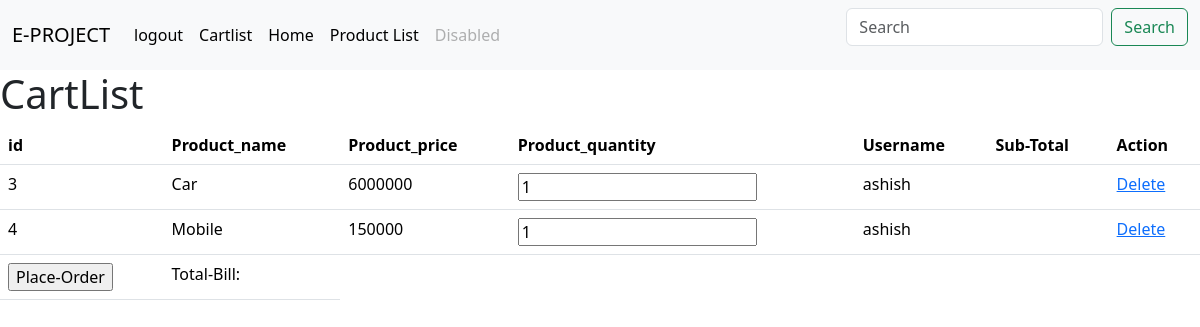
The page /clist (signed in) on the database its author committed.
### eapp/models.py (models this page shows)
class Cart(models.Model):
    user=models.ForeignKey(User,on_delete=models.CASCADE)
    product=models.ForeignKey(Product,on_delete=models.CASCADE)
    class Meta:
        db_table='cart'

class Product(models.Model):
    img=models.ImageField(upload_to='image',default='')
    p_name=models.CharField(max_length=30)
    p_price=models.IntegerField()
    p_description=models.TextField(max_length=300)
    category=models.ForeignKey(Category,on_delete=models.CASCADE)
    class Meta:
        db_table='product'

### eapp/views.py (the view)
# urls.py: path('clist',v.cart_list),
def cart_list(request):
    uid=request.session.get('uid')
    cl=Cart.objects.filter(user_id=uid)    #id,user,user_id
    context={'cl':cl}
    return render(request,'cartlist.html',context)

### eapp/templates/cartlist.html (shortened to what this page needs)
{%include 'navbar.html'%}
<h1>CartList</h1>
<table class="table">
    <tr>
        <th>id</th>
        <th>Product_name</th>
        <th>Product_price</th>
        <th>Product_quantity</th>
        <th>Username</th>
        <th>Sub-Total</th>
        <th>Action</th>
    </tr>
    {%for i in cl%}
    <tr>
        <td>{{i.product.id}}</td>
        <td>{{i.product.p_name}}</td>
        <td>{{i.product.p_price}}</td>
        <td><input type="number" name="qty" value="1"></td>
        <td>{{i.user.username}}</td>
        <td></td>
        <td><a href="">Delete</a></td>
    </tr>
    {%endfor%}
    <tr>
        <td><input type="submit" value="Place-Order"></td>
        <td>Total-Bill:</td>
    </tr>
</table>

### rows shown on the page
Cart: product.id "3", product.p_name "Car", product.p_price "6000000", user.username "ashish"
Cart: product.id "4", product.p_name "Mobile", product.p_price "150000", user.username "ashish"
